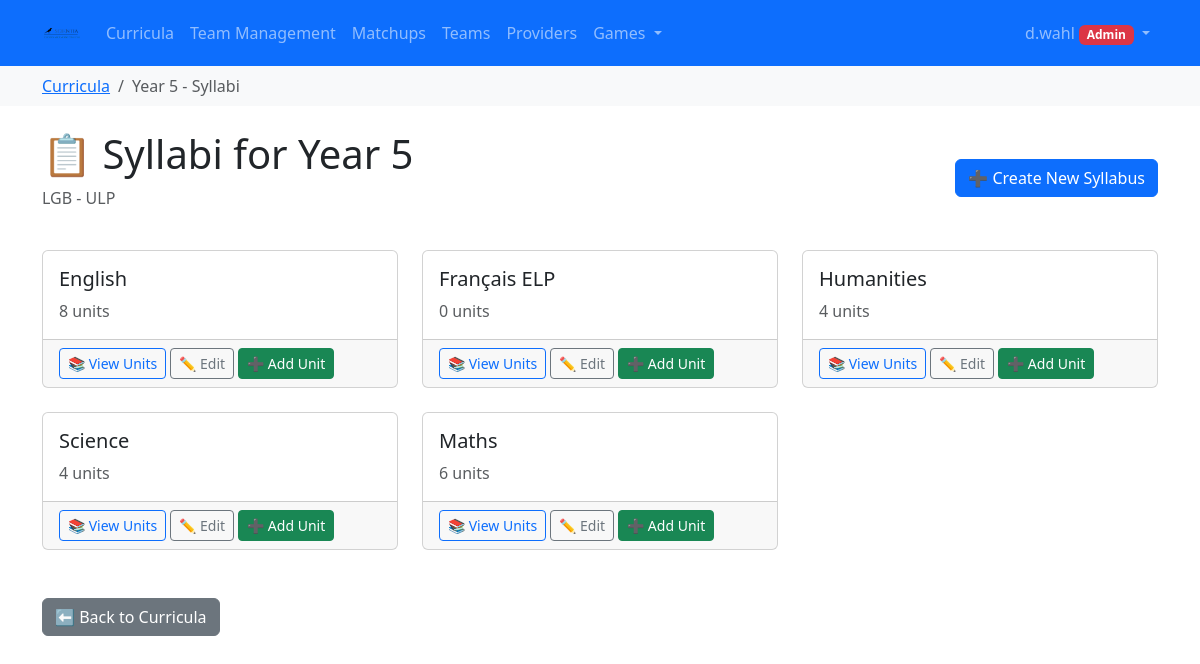
Page /syllabus/curriculum/1/syllabi/ (signed in) on the committed database.
### syllabus/models.py (models this page shows, shortened)
class Curriculum(models.Model):
    provider = models.ForeignKey(Provider, on_delete=models.CASCADE)
    title = models.CharField(max_length=200)
    description = models.TextField(blank=True)
    start_date = models.DateField(help_text="When this curriculum becomes effective")
    end_date = models.DateField(null=True, blank=True, help_text="When this curriculum expires (leave blank if still current)")
    created_at = models.DateTimeField(auto_now_add=True)
    updated_at = models.DateTimeField(auto_now=True)

class Provider(models.Model):
    name = models.CharField(max_length=255, unique=True)
    created_at = models.DateTimeField(auto_now_add=True)
    updated_at = models.DateTimeField(auto_now=True)
    class Meta:
        ordering = ['name']

class Syllabus(models.Model):
    curriculum = models.ForeignKey(Curriculum, on_delete=models.CASCADE)
    name = models.CharField(max_length=255)

### syllabus/views.py (the view)
# urls.py: path('curriculum/<int:curriculum_id>/syllabi/', views.syllabus_list, name='syllabus_list'),
@login_required
def syllabus_list(request, curriculum_id):
    curriculum = get_object_or_404(Curriculum, id=curriculum_id)
    syllabi = Syllabus.objects.filter(curriculum=curriculum)
    context = {
        'curriculum': curriculum,
        'syllabi': syllabi,
        'is_admin': is_admin(request.user)
    }
    return render(request, 'syllabus/syllabus_list.html', context)

### aigames/models.py (called while the page is built)
    @property
    def logo_url(self):
        if self.logo:
            return self.logo.url
        return None

    @property
    def can_create_teams(self):
        return self.role in ['teacher', 'admin']

    @property
    def can_create_games(self):
        return self.role == 'admin'

    @property
    def can_modify_syllabus(self):
        return self.role == 'admin'

### syllabus/views.py (called while the page is built)
def can_modify_syllabus(user):
    if not user.is_authenticated:
        return False
    try:
        from aigames.models import UserProfile
        return user.profile.can_modify_syllabus
    except (UserProfile.DoesNotExist, AttributeError):
        return user.is_superuser or user.groups.filter(name='Admin').exists()

def is_admin(user):
    return can_modify_syllabus(user)

### syllabus/templates/syllabus/syllabus_list.html (shortened to what this page needs)
{% extends 'syllabus/base.html' %}
{% block breadcrumb %}
<nav aria-label="breadcrumb" class="bg-light py-2">
    <div class="container">
        <ol class="breadcrumb mb-0">
            <li class="breadcrumb-item"><a href="{% url 'curriculum_list' %}">Curricula</a></li>
            <li class="breadcrumb-item active">{{ curriculum.title }} - Syllabi</li>
        </ol>
    </div>
</nav>
{% endblock %}
{% block content %}
<div class="d-flex justify-content-between align-items-center mb-4">
    <div>
        <h1>📋 Syllabi for {{ curriculum.title }}</h1>
        <p class="text-muted">{{ curriculum.provider.name }}</p>
    </div>
    {% if can_modify_syllabus %}
        <a href="{% url 'create_syllabus_for_curriculum' curriculum.id %}" class="btn btn-primary">
            ➕ Create New Syllabus
        </a>
    {% endif %}
</div>
<div class="row">
    {% for syllabus in syllabi %}
    <div class="col-md-6 col-lg-4 mb-4">
        <div class="card h-100">
            <div class="card-body">
                <h5 class="card-title">{{ syllabus.name }}</h5>
                <p class="card-text text-muted">{{ syllabus.units.count }} units</p>
            </div>
            <div class="card-footer">
                <a href="{% url 'unit_list' syllabus.id %}" class="btn btn-outline-primary btn-sm">
                    📚 View Units
                </a>
                {% if can_modify_syllabus %}
                    <a href="{% url 'edit_syllabus' syllabus.id %}" class="btn btn-outline-secondary btn-sm">
                        ✏️ Edit
                    </a>
                    <a href="{% url 'create_unit_for_syllabus' syllabus.id %}" class="btn btn-success btn-sm">
                        ➕ Add Unit
                    </a>
                {% endif %}
            </div>
        </div>
    </div>
    {% endfor %}
</div>
<div class="mt-4">
    <a href="{% url 'curriculum_list' %}" class="btn btn-secondary">⬅️ Back to Curricula</a>
</div>
{% endblock %}

### syllabus/templates/syllabus/base.html (shortened to what this page needs)
{% load static %}
<!DOCTYPE html>
<html>
<head>
    <link href="{% static 'syllabus/css/bootstrap.min.css' %}" rel="stylesheet">
</head>
<body>
    {% block navbar %}
    <nav class="navbar navbar-expand-lg navbar-dark bg-primary">
        <div class="container">
            {% if user.is_authenticated %}
                <a class="navbar-brand d-flex align-items-center" href="{% if user_role == 'student' %}{% url 'aigames:student_dashboard' %}{% else %}{% url 'curriculum_list' %}{% endif %}">
                    {% if school_logo %}
                        <img src="{{ school_logo }}" alt="{{ school_name }} Logo" height="40">
                    {% else %}
                        📚 Aiducator
                    {% endif %}
                </a>
            {% else %}
                <a class="navbar-brand" href="{% url 'landing_page' %}">📚 Aiducator</a>
            {% endif %}
            <div class="collapse navbar-collapse" id="navbarNav">
                {% if user.is_authenticated %}
                    <ul class="navbar-nav me-auto">
                        {% if user_role == 'student' %}
                            <li class="nav-item">
                                <a class="nav-link" href="{% url 'aigames:student_dashboard' %}">
                                    <i class="bi bi-house-door"></i> My Games
                                </a>
                            </li>
                            <li class="nav-item">
                                <a class="nav-link" href="{% url 'aigames:list_teams' %}">
                                    <i class="bi bi-people"></i> Teams
                                </a>
                            </li>
                        {% else %}
                            <li class="nav-item">
                                <a class="nav-link" href="{% url 'curriculum_list' %}">
                                     Curricula
                                </a>
                            </li>
                            <li class="nav-item">
                                <a class="nav-link" href="{% url 'aigames:team_management_dashboard' %}">
                                     Team Management
                                </a>
                            </li>
                            <li class="nav-item">
                                <a class="nav-link" href="{% url 'aigames:game_matchups_list' %}">
                                     Matchups
                                </a>
                            </li>
                            <li class="nav-item">
                                <a class="nav-link" href="{% url 'aigames:list_teams' %}">
                                     Teams
                                </a>
                            </li>
                            {% if can_modify_syllabus %}
                                <li class="nav-item">
                                    <a class="nav-link" href="{% url 'provider_list' %}">
                                         Providers
                                    </a>
                                </li>
                                <li class="nav-item dropdown">
                                    <a class="nav-link dropdown-toggle" href="#" id="gamesDropdown" role="button" data-bs-toggle="dropdown" aria-expanded="false">
                                         Games
                                    </a>
                                </li>
                            {% endif %}
                        {% endif %}
                    </ul>
                {% endif %}
                <ul class="navbar-nav">
                    {% if user.is_authenticated %}
                        <li class="nav-item dropdown">
                            <a class="nav-link dropdown-toggle" href="#" id="navbarDropdown" role="button" data-bs-toggle="dropdown">
                                {{ user.username }}
                                {% if user_role == 'admin' %}
                                    <span class="badge bg-danger">Admin</span>
                                {% elif user_role == 'teacher' %}
                                    <span class="badge bg-warning text-dark">Teacher</span>
                                {% elif user_role == 'student' %}
                                    <span class="badge bg-info">Student</span>
                                {% else %}
                                    <span class="badge bg-secondary">User</span>
                                {% endif %}
                            </a>
                        </li>
                    {% else %}
                        <li class="nav-item">
                            <a class="nav-link" href="/accounts/login/">Login</a>
                        </li>
                    {% endif %}
                </ul>
            </div>
        </div>
    </nav>
    {% endblock %}
    {% block breadcrumb %}{% endblock %}
    <div class="container mt-4">
        {% block content %}{% endblock %}
    </div>
</body>
</html>

### rows in the picture
Curriculum: title "Year 5", provider.name "LGB - ULP"
Syllabus: name "English", units.count "8"
Syllabus: name "Français ELP", units.count "0"
Syllabus: name "Humanities", units.count "4"
Syllabus: name "Science", units.count "4"
Syllabus: name "Maths", units.count "6"

### other values in the picture
{{ user.username }} "d.wahl"
